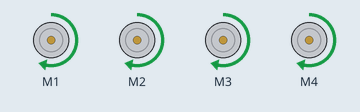
Simulated run of this sketch. Board: Arduino Uno, built with avr-gcc and run on an emulated ATmega328P. On the bench: 4 × DC motor (green arrow = forward, orange = backward, longer = faster).

Above: at 2.5 s.
At 7.5 s:
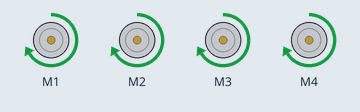
At 12.5 s:
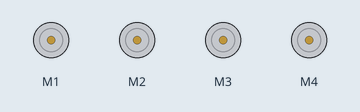
Timing chart, 0 to 19.5 s (numbered marks = the images above):
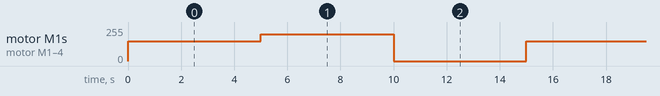

The sketch:

MotorTest.ino
```cpp
//DC Motors
#include <AFMotor.h>
AF_DCMotor motor1(1, MOTOR12_1KHZ);
AF_DCMotor motor2(2, MOTOR12_1KHZ);
AF_DCMotor motor3(3, MOTOR12_1KHZ);
AF_DCMotor motor4(4, MOTOR12_1KHZ);
const int initialSpeed = 150;
const int turnSpeed = 200;

void setup() {
  // put your setup code here, to run once:
  Serial.begin(9600);

  //DC Motors
  motor1.setSpeed(initialSpeed);
  motor2.setSpeed(initialSpeed);
  motor3.setSpeed(initialSpeed);
  motor4.setSpeed(initialSpeed);

  motor1.run(RELEASE);
  motor2.run(RELEASE);
  motor3.run(RELEASE);
  motor4.run(RELEASE);

}

void loop() {
  // put your main code here, to run repeatedly:

//  //Direction Test
//  motor1.run(FORWARD);
//   motor2.run(FORWARD);
//    motor3.run(FORWARD);
//
//  motor4.run(FORWARD);
//

  //Speed Test

  motor1.setSpeed(initialSpeed);
  motor2.setSpeed(initialSpeed);
  motor3.setSpeed(initialSpeed);
  motor4.setSpeed(initialSpeed);
  motor1.run(FORWARD);
  motor2.run(FORWARD);
  motor3.run(FORWARD);
  motor4.run(FORWARD);
  delay(5000);
  motor1.setSpeed(turnSpeed);
  motor2.setSpeed(turnSpeed);
  motor3.setSpeed(turnSpeed);
  motor4.setSpeed(turnSpeed);
  motor1.run(FORWARD);
  motor2.run(FORWARD);
  motor3.run(FORWARD);
  motor4.run(FORWARD);
  delay(5000);
  motor1.run(RELEASE);
  motor2.run(RELEASE);
  motor3.run(RELEASE);
  motor4.run(RELEASE);
  delay(5000);


  //Turn Test
  /*
  //left turn
  motor1.setSpeed(turnSpeed);
  motor2.setSpeed(turnSpeed);
  motor3.setSpeed(turnSpeed);
  motor4.setSpeed(turnSpeed);

  motor1.run(BACKWARD);
  motor2.run(BACKWARD);
  motor3.run(FORWARD);
  motor4.run(FORWARD);
  delay(500);
  motor1.run(RELEASE);
  motor2.run(RELEASE);
  motor3.run(RELEASE);
  motor4.run(RELEASE);
  delay(500);
  //right turn
  motor1.setSpeed(turnSpeed);
  motor2.setSpeed(turnSpeed);
  motor3.setSpeed(turnSpeed);
  motor4.setSpeed(turnSpeed);

  motor3.run(BACKWARD);
  motor4.run(BACKWARD);
  motor1.run(FORWARD);
  motor2.run(FORWARD);
  delay(500);
  motor1.run(RELEASE);
  motor2.run(RELEASE);
  motor3.run(RELEASE);
  motor4.run(RELEASE);
  delay(500);
  */


}
```

Measured:
- by itself, motor M1–4: repeats every 15.0 s: forward 200/255 5.0 s, stopped 5.0 s, forward 150/255 5.0 s
